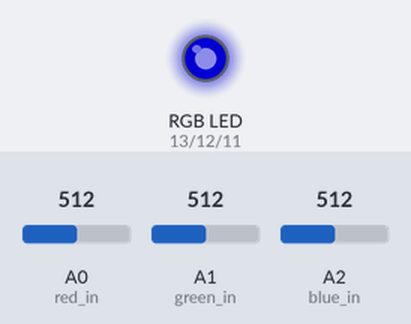
Simulated run of this sketch. Board: Arduino Uno, built with avr-gcc and run on an emulated ATmega328P. Shown: an RGB LED mixed from three pins (HIGH = lit). The test bench sets the inputs (shaded band); at power-on: A0 (red_in) = 512, A1 (green_in) = 512, A2 (blue_in) = 512. Dim RGB values are drawn brighter than linear.

Above: at 1.2 s.
1.3 s: A0 (red_in) set to 527
At 2.1 s:
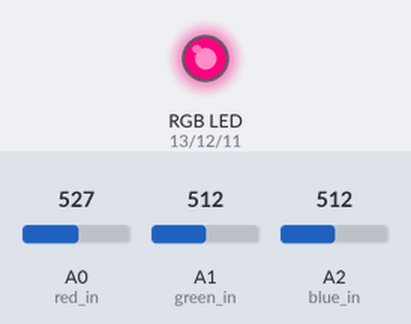
2.8 s: A1 (green_in) set to 522
At 3.4 s:
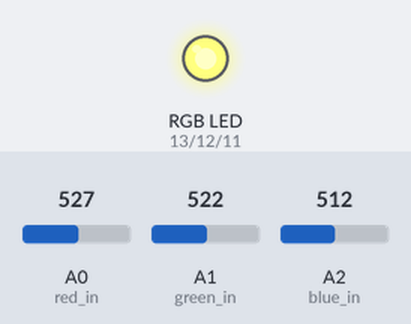
4.3 s: A2 (blue_in) set to 716
At 5.5 s:
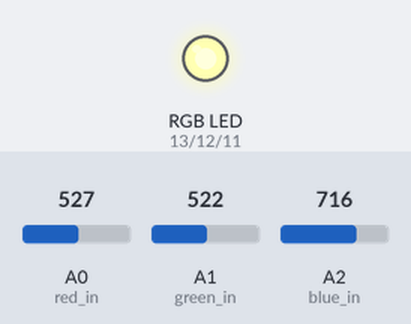
5.8 s: A1 (green_in) set to 511
At 6.7 s:
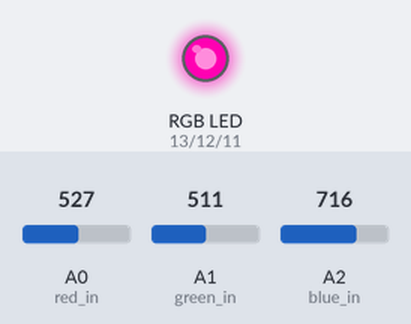
7.3 s: A0 (red_in) set to 511
At 7.8 s:
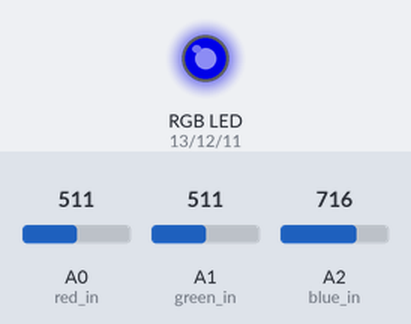
8.8 s: A2 (blue_in) set to 900
At 10.1 s:
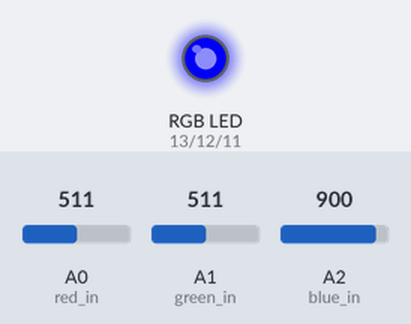
Timing chart, 0 to 11.3 s (numbered marks = the images above; inputs shaded):
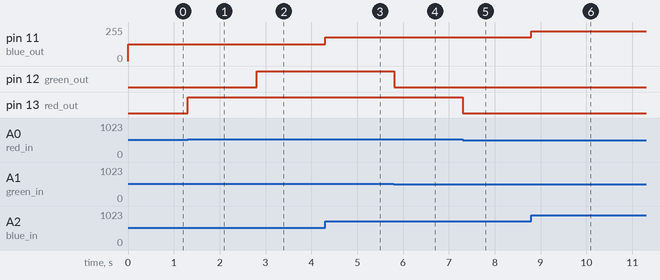

The sketch:

messing_rgb_potent.ino
```cpp
//playing with potentiometers
//Jacob Pawlak
//September 25th, 2020
//goooo blue team!

//setting up the input ports (potentiometers)
const int red_in = A0;
const int green_in = A1;
const int blue_in = A2;
//setting up the output ports (rgb light terminals)
const int red_out = 13;
const int green_out = 12;
const int blue_out = 11;

//setting up vars for the analog input from potentiometers
int red_pot = 0;
int green_pot = 0;
int blue_pot = 0;
//making an extra variable (in know i could do it without the three above w/ some condensing) for the mapped value
int red_val = 0;
int green_val = 0;
int blue_val = 0;

void setup() {
}

void loop() {
  //pull in the reading from the potentiometers
  red_pot = analogRead(red_in);
  green_pot = analogRead(green_in);
  blue_pot = analogRead(blue_in);
  //map the values to 0-255 for each rgb value
  red_val = map(red_pot, 0, 1023, 0, 255);
  green_val = map(green_pot, 0, 1023, 0, 255);
  blue_val = map(blue_pot, 0, 1023, 0, 255);
  //write the value to the led
  analogWrite(red_out, red_val);
  analogWrite(green_out, green_val);
  analogWrite(blue_out, blue_val);
  //HOLD IT. that's long enough, carry on.
  delay(5);
}
```

Measured:
- the behaviour switches between 513 and 514 on A0 (red_in) (found by bisection; images 0 and 1)
- the behaviour switches between 513 and 514 on A1 (green_in) (found by bisection; images 1 and 2)
- after the input at 1.3 s, pin 13 (red_out): LOW → HIGH at once
- after the input at 2.8 s, pin 12 (green_out): LOW → HIGH at once
- after the input at 4.3 s, pin 11 (blue_out): 127/255 → 178/255 at once
- after the input at 5.8 s, pin 12 (green_out): HIGH → LOW at once
- after the input at 7.3 s, pin 13 (red_out): HIGH → LOW at once
- after the input at 8.8 s, pin 11 (blue_out): 178/255 → 224/255 at once
